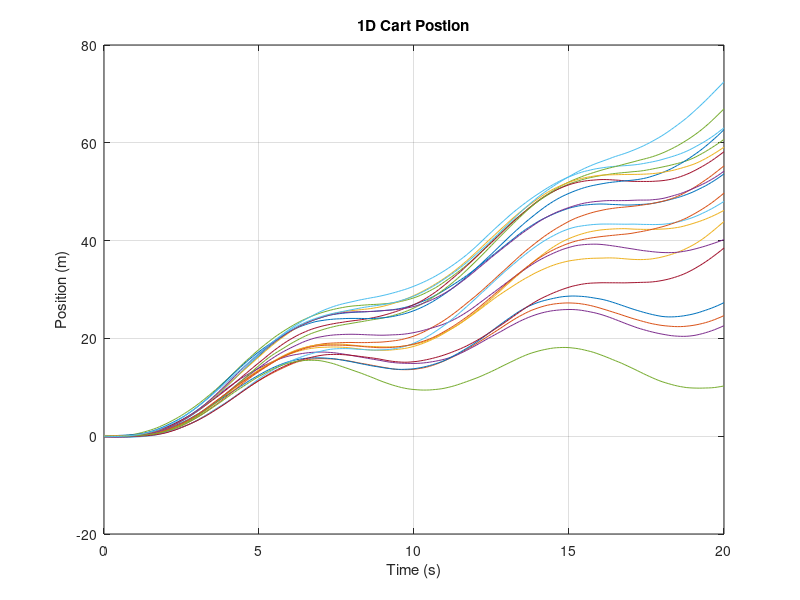
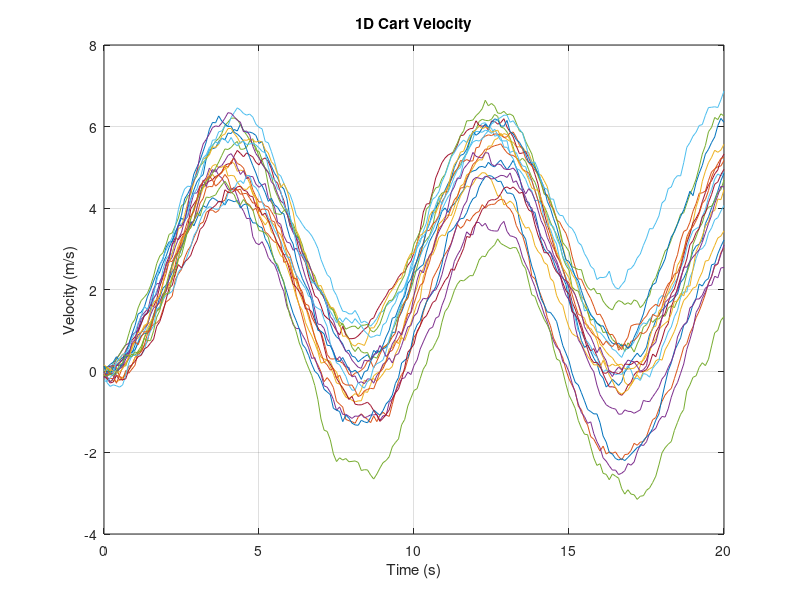
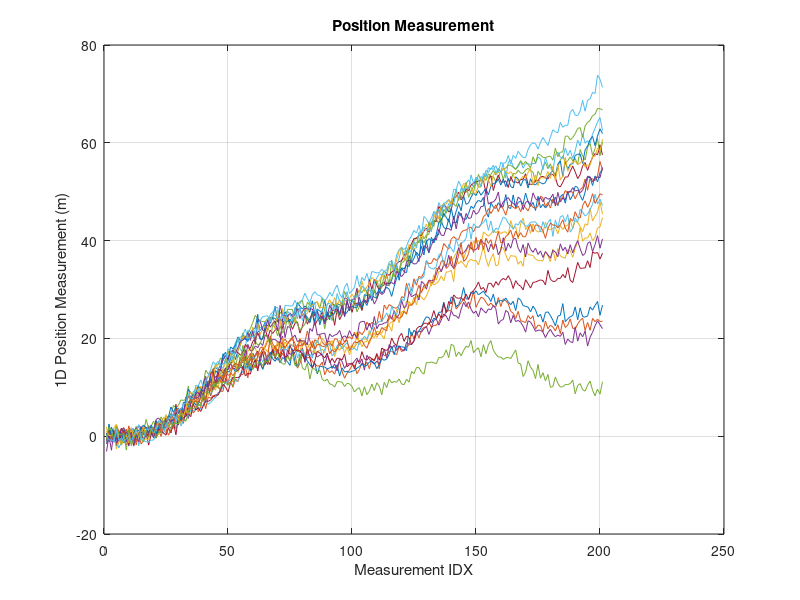

MATLAB code to generate these figures, in order: (Note: this script raises an error after producing the figures.)
clear all; clc; close all;

addpath(genpath("helper_functions"));

%{

    I will be implementing the paper:

    Weak in the NEES?: Auto-Tuning Kalman Filter Using Bayesian
    Optimization

%}

A = [0 1;0 0];
B = [0;1];
H = [1 0];
Gamma = [0;1];

dt = 0.1;
dt_sim = 0.1;

V = 1;
W = 0.1;

signal_amp = 2;
signal_freq = 0.75;

%% Truth Simulation 

T = 0:dt_sim:20; % <- time steps of simulation
N = 20;  % <- number of simulations
meas_idx = 1;

for i = 1:N

    X(:,1,i) = [0;0] + 0.1*randn(2,1); % <- generate IC for each simulation

    for j = 1:length(T)

        u(i,j) = signal_amp*sin(j*dt*signal_freq);

        Xdot = A*X(:,j,i) + B*u(i,j) + Gamma*V*randn;
        X(:,j+1,i) = X(:,j,i) + Xdot*dt_sim;

        if(~mod(dt_sim*j,dt))
            
            Y(i,meas_idx) = H*X(:,j,i) + (W/dt)*randn(1);
            
            meas_idx = meas_idx + 1;

        end

    end

    meas_idx = 1;

    figure(1)
    plot(T,X(1,1:length(T),i))
    hold on
    xlabel('Time (s)')
    ylabel('Position (m)')
    title('1D Cart Postion')
    grid on

    figure(2)
    plot(T,X(2,1:length(T),i))
    hold on
    xlabel('Time (s)')
    ylabel('Velocity (m/s)')
    title('1D Cart Velocity')
    grid on

    figure(3)
    plot(Y(i,:))
    hold on
    xlabel("Measurement IDX")
    ylabel("1D Position Measurement (m)")
    title("Position Measurement")
    grid on

end


%% Running Kalman Filters

F = [1 dt;0 1];
G = [0.5*dt^2;dt];
Q = VanLoanDiscretization(V,B,A,dt);
R = W/dt;

X_hat(:,1,:) = zeros(2,1,i);

for i = 1:N
    
    P(:,:,1,i) = 5*eye(2); % OOF

    for j = 1:20/dt

        X_hat(:,j+1,i) = F*X_hat(:,j,i) + G*signal_amp*sin(j*dt*signal_freq);
        
        delX(:,j,i) = X(:,j,i) - X_hat(:,j,i);

        P(:,:,j+1,i) = F*P(:,:,j,i)*F' + Q;
        
        NEES(i,j) = delX(:,j,i)'*inv(P(:,:,j,i))*delX(:,j,i);

        S(:,:,j,i) = (H*P(:,:,j,i)*H' + R);

        K = P(:,:,j+1,i)*H'/(S(:,:,j,i));

        delY(i,j) = Y(i,j) - H*X_hat(:,j+1,i);

        NIS(i,j) = delY(i,j)'/(S(:,:,j,i))*delY(i,j);

        X_hat(:,j+1,i) = X_hat(:,j+1,i) + K*delY(i,j);

        P(:,:,j+1,i) = (eye(2) - K*H)*P(:,:,j+1,i);

    end
    
    figure(3)
    plot(NEES(i,:))
    hold on
    title("NEES")

    figure(4)
    plot(NIS(i,:))
    hold on
    title("NIS")

end

NEES_ave = (1/N).*sum(NEES,1);
NIS_ave  = (1/N).*sum(NIS,1);

figure(3)
plot(NEES_ave)

figure(4)
plot(NIS_ave)
